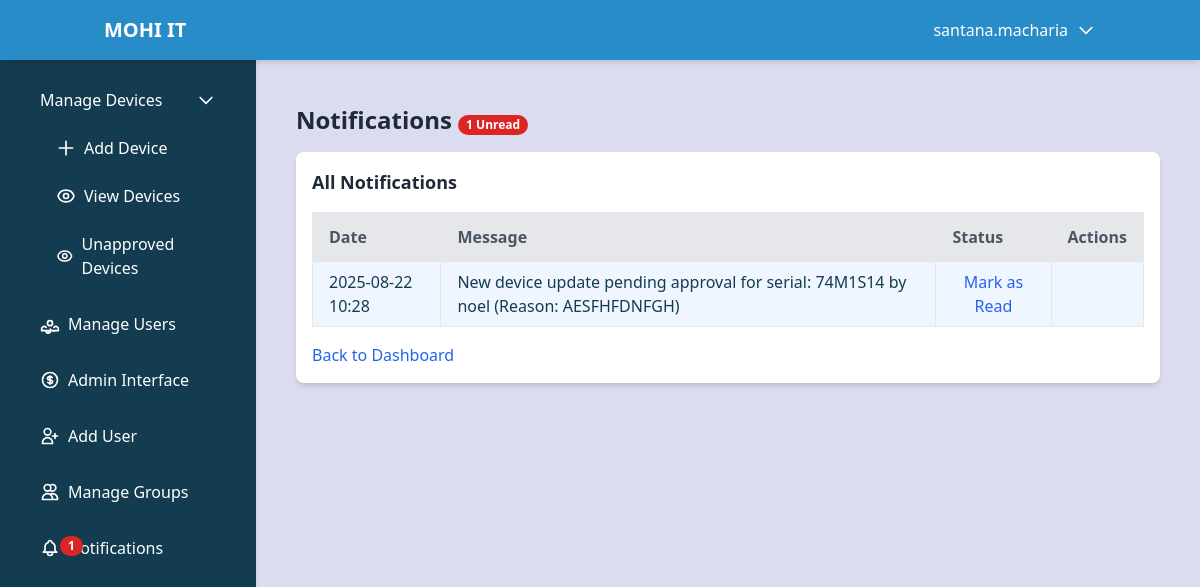
The app's page /notifications/ (signed in) with its own data.
### devices/models.py (models this page shows, shortened)
class CustomUser(AbstractUser):
    is_trainer = models.BooleanField(default=False)
    is_staff = models.BooleanField(default=True)
    centre = models.ForeignKey('Centre', on_delete=models.SET_NULL, null=True, blank=True)
    groups = models.ManyToManyField(
        'auth.Group',
        related_name='customuser_set',
        blank=True,
        help_text='The groups this user belongs to.',
        verbose_name='groups',
    )

class Notification(models.Model):
    user = models.ForeignKey('CustomUser', on_delete=models.CASCADE, related_name='notifications')
    message = models.TextField()
    created_at = models.DateTimeField(auto_now_add=True)
    is_read = models.BooleanField(default=False)
    content_type = models.ForeignKey(ContentType, on_delete=models.CASCADE, null=True, blank=True)
    object_id = models.PositiveIntegerField(null=True, blank=True)
    related_object = GenericForeignKey('content_type', 'object_id')
    class Meta:
        ordering = ['-created_at']

### devices/views.py (the view)
# urls.py: path('notifications/', views.notifications_view, name='notifications_view'),
@login_required
def notifications_view(request):
    notifications = Notification.objects.filter(user=request.user).order_by('-created_at')
    for notification in notifications:
        print(f"Notification ID: {notification.pk}, Content Type: {notification.content_type}, Object ID: {notification.object_id}, Related Object: {notification.related_object}")
    return render(request, 'notifications.html', {'notifications': notifications})

### devices/context_processors.py (called while the page is built)
def notification_count(request):
    if request.user.is_authenticated:
        count = Notification.objects.filter(user=request.user, is_read=False).count()
        return {'notification_count': count}
    return {'notification_count': 0}

### devices/templates/notifications.html (shortened to what this page needs)
{% extends 'dashboard.html' %}
{% load static %}
{% block content %}
<div class="container mx-auto p-4">
    <h2 class="text-2xl font-bold mb-4 text-gray-800">
        Notifications
        {% if notification_count > 0 %}
            <span class="inline-flex items-center justify-center px-2 py-1 text-xs font-bold leading-none text-white bg-red-600 rounded-full">
                {{ notification_count }} Unread
            </span>
        {% endif %}
    </h2>
    <div class="bg-white p-4 rounded-lg shadow-md">
        <h3 class="text-lg font-semibold mb-4 text-gray-800">All Notifications</h3>
        <div class="overflow-x-auto">
            <table class="min-w-full bg-white border">
                <thead>
                    <tr class="bg-gray-200 text-gray-600">
                        <th class="py-3 px-4 border text-left">Date</th>
                        <th class="py-3 px-4 border text-left">Message</th>
                        <th class="py-3 px-4 border text-left">Status</th>
                        {% if user.is_superuser and not user.is_trainer %}
                            <th class="py-3 px-4 border text-left">Actions</th>
                        {% endif %}
                    </tr>
                </thead>
                <tbody>
                    {% for notification in notifications %}
                        <tr class="{% if not notification.is_read %}bg-blue-50{% else %}bg-white{% endif %} hover:bg-gray-50">
                            <td class="py-2 px-4 border">{{ notification.created_at|date:"Y-m-d H:i" }}</td>
                            <td class="py-2 px-4 border">
                                {{ notification.message }}
                            </td>
                            <td class="py-2 px-4 border">
                                {% if notification.is_read %}
                                    <span class="text-green-600">Read</span>
                                {% else %}
                                    <form action="{% url 'mark_notification_read' notification.pk %}" method="POST" class="inline">
                                        <button type="submit" class="text-blue-600 hover:underline">Mark as Read</button>
                                    </form>
                                {% endif %}
                            </td>
                            {% if user.is_superuser and not user.is_trainer %}
                                <td class="py-2 px-4 border">
                                </td>
                            {% endif %}
                        </tr>
                    {% empty %}
                        <tr>
                            <td colspan="{% if user.is_superuser and not user.is_trainer %}4{% else %}3{% endif %}" class="py-2 px-4 border text-center text-gray-600">No notifications found.</td>
                        </tr>
                    {% endfor %}
                </tbody>
            </table>
        </div>
        <div class="mt-4">
            <a href="{% url 'dashboard' %}" class="text-blue-600 hover:underline">Back to Dashboard</a>
        </div>
    </div>
</div>
{% endblock %}

### devices/templates/dashboard.html (shortened to what this page needs)
<!DOCTYPE html>
<html lang="en">
<head>
    <script src="https://cdn.tailwindcss.com"></script>
</head>
<body class="flex flex-col min-h-screen bg-light text-primary">
    <header class="bg-accent text-white shadow-md fixed w-full z-50">
        <div class="container mx-auto px-4 py-4 flex items-center justify-between">
            <div class="flex items-center">
                <a href="{% url 'dashboard' %}" class="text-xl font-bold text-white no-underline hover:text-light">{{ "MOHI IT" }}</a>
            </div>
            <div class="relative">
                <button id="accountDropdown" class="flex items-center space-x-2 focus:outline-none">
                    <span>{{ user.username }}</span>
                    <svg class="w-5 h-5" fill="none" stroke="currentColor" viewBox="0 0 24 24">
                        <path stroke-linecap="round" stroke-linejoin="round" stroke-width="2" d="M19 9l-7 7-7-7"></path>
                    </svg>
                </button>
            </div>
        </div>
    </header>
    <aside id="sidebar" class="bg-primary text-white w-64 p-6 shadow-md fixed h-screen z-40 transition-transform duration-300 -translate-x-full md:translate-x-0">
        <nav>
            <ul class="space-y-4">
                <li>
                    <a href="{% url 'dashboard' %}" class="flex items-center text-white hover:bg-secondary px-4 py-2 rounded">
                    </a>
                </li>
                <li>
                    <a href="#" class="flex items-center justify-between text-white hover:bg-secondary px-4 py-2 rounded" id="manageDevicesToggle">
                        Manage Devices
                        <svg class="w-5 h-5" fill="none" stroke="currentColor" viewBox="0 0 24 24">
                            <path stroke-linecap="round" stroke-linejoin="round" stroke-width="2" d="M19 9l-7 7-7-7"></path>
                        </svg>
                    </a>
                    <ul id="manageDevicesDropdown" class="ml-4 space-y-2 pt-2 hidden">
                        <li>
                            <a href="{% url 'import_add' %}" class="flex items-center text-white hover:bg-secondary px-4 py-2 rounded block">
                                <svg class="w-5 h-5 mr-2" fill="none" stroke="currentColor" viewBox="0 0 24 24">
                                    <path stroke-linecap="round" stroke-linejoin="round" stroke-width="2" d="M12 4v16m8-8H4"></path>
                                </svg>
                                Add Device
                            </a>
                        </li>
                        <li>
                            <a href="{% url 'display_approved_imports' %}" class="flex items-center text-white hover:bg-secondary px-4 py-2 rounded block">
                                View Devices
                            </a>
                        </li>
                        <li>
                            <a href="{% url 'display_unapproved_imports' %}" class="flex items-center text-white hover:bg-secondary px-4 py-2 rounded block">
                                Unapproved Devices
                            </a>
                        </li>
                    </ul>
                </li>
                {% if user.is_superuser %}
                    <li>
                        <a href="{% url 'manage_users' %}" class="flex items-center text-white hover:bg-secondary px-4 py-2 rounded">
                            <svg class="w-5 h-5 mr-2" fill="none" stroke="currentColor" viewBox="0 0 24 24">
                                <path stroke-linecap="round" stroke-linejoin="round" stroke-width="2" d="M17 20h5v-2a3 3 0 00-5.356-1.857M17 20H7m10 0v1m-7 0v-1m-3 0a3 3 0 105.356-1.857M7 20H2v-2a3 3 0 015.356-1.857M12 14a3 3 0 110-6 3 3 0 010 6z"></path>
                            </svg>
                            Manage Users
                        </a>
                    </li>
                    <li>
                        <a href="/admin/" class="flex items-center text-white hover:bg-secondary px-4 py-2 rounded">
                            Admin Interface
                        </a>
                    </li>
                    <li>
                        <a href="{% url 'user_add' %}" class="flex items-center text-white hover:bg-secondary px-4 py-2 rounded">
                            <svg class="w-5 h-5 mr-2" fill="none" stroke="currentColor" viewBox="0 0 24 24">
                                <path stroke-linecap="round" stroke-linejoin="round" stroke-width="2" d="M18 9v3m0 0v3m0-3h3m-3 0h-3m-2-5a4 4 0 11-8 0 4 4 0 018 0zM3 20a6 6 0 0112 0v1H3v-1z"></path>
                            </svg>
                            Add User
                        </a>
                    </li>
                    <li>
                        <a href="{% url 'manage_groups' %}" class="flex items-center text-white hover:bg-secondary px-4 py-2 rounded">
                            <svg class="w-5 h-5 mr-2" fill="none" stroke="currentColor" viewBox="0 0 24 24">
                                <path stroke-linecap="round" stroke-linejoin="round" stroke-width="2" d="M12 4.354a4 4 0 110 5.292M15 21H3v-1a6 6 0 0112 0v1zm0 0h6v-1a6 6 0 00-9-5.197M13 7a4 4 0 11-8 0 4 4 0 018 0z"></path>
                            </svg>
                            Manage Groups
                        </a>
                    </li>
                {% endif %}
                <li>
                    <a href="{% url 'notifications_view' %}" class="flex items-center text-white hover:bg-secondary px-4 py-2 rounded">
                        <div class="relative flex items-center">
                            Notifications
                            {% if notification_count > 0 %}
                                <span class="absolute top-0 left-5 inline-flex items-center justify-center px-2 py-1 text-xs font-bold leading-none text-white bg-red-600 rounded-full">
                                    {{ notification_count }}
                                </span>
                            {% endif %}
                        </div>
                    </a>
                </li>
            </ul>
        </nav>
    </aside>
    <main class="flex-1 p-6 mt-16 md:ml-64">
        {% block content %}
        {% endblock %}
    </main>
</body>
</html>

### devices/templates/dashboard.html (style rules this page uses)
.bg-primary { background-color: #143C50; }
.bg-light { background-color: #DCDCF0; }
.bg-accent { background-color: #288CC8; }
.text-primary { color: #143C50; }

### records on screen
CustomUser: username "santana.macharia"
Notification: created_at "2025-08-22 10:28", message "New device update pending approval for serial: 74M1S14 by noel (Reason: AESFHFDNFGH)", is_read "Mark as Read"

### other values on screen
{{ "MOHI IT" }} "MOHI IT"
{{ notification_count }} "1"
